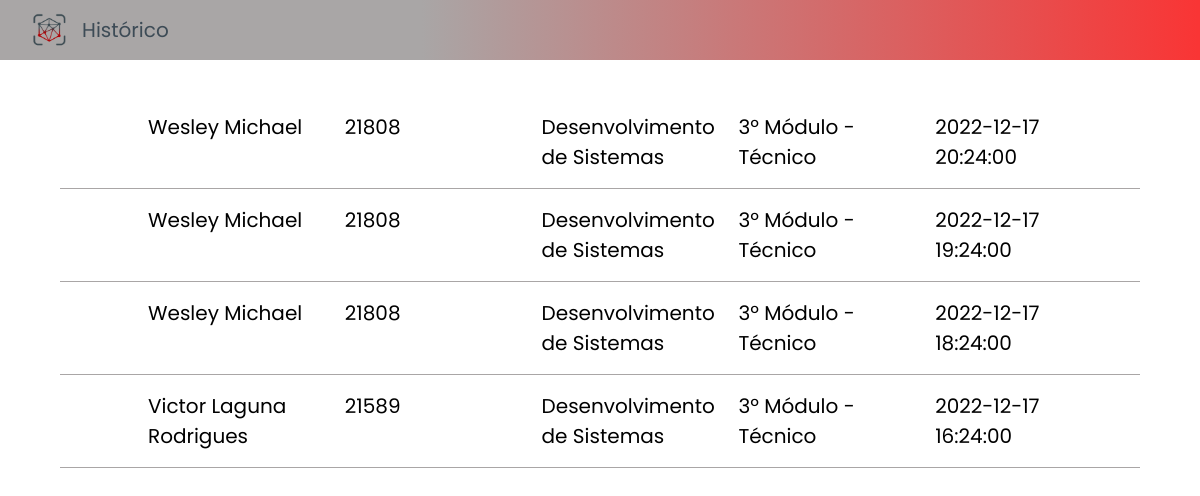
Screenshot of /view/registroFaceid.php (signed in) with the database file from the repository.
### tables this page shows
create table registro (
    rm int not null,
    entradaSaida datetime not null,
    foreign key(rm) references CadastroAluno(rm)
);

create table CadastroAluno(
    nome varchar(140) not null,
    rm int(5) not null primary key check (rm > 0 and rm <= 99999 or rm = 1 ),
    email varchar(100) not null unique key,
    curso varchar(50) not null,
    periodo varchar(50) not null,
    status varchar(10) not null default 'Ativo'
);

### model/DAO/RegistroDAO.php (called while the page is built, shortened)
<?php
class RegistroDAO{
    function pegarTodosRegistros(){
        $pdo = conectar();
        $resul = $pdo->query("select cadastroaluno.nome, cadastroaluno.rm, cadastroaluno.curso, cadastroaluno.periodo, registro.entradaSaida from CadastroAluno inner join registro on cadastroaluno.rm = registro.rm order by registro.entradaSaida Desc limit 500 ;");
        return ($resul);
    }
}

### model/Registros.php (called while the page is built, shortened)
<?php
include_once('DAO/RegistroDAO.php');
class Registro {
    function pegarTodosRegistros(){
        $registroDAO = new RegistroDAO();
        $res = $registroDAO->pegarTodosRegistros();
        return $res;
    }
}

### controller/RegistroController.php (the view, shortened to what this page needs)
<?php
    include('../model/Registros.php');
    class RegistroController {
        function pegarTodosRegistros(){
            $registro = new Registro();
            return $registro->pegarTodosRegistros();
        }
        function lista(){
            $lista = $this->pegarTodosRegistros();
            $a = $lista ->fetchAll(PDO::FETCH_NUM);
            foreach($a as $itens){
                echo
                '<li class="registro">
                    <div class="nome">'. $itens[0] .'</div>
                    <div class="rm">'. $itens[1] .'</div>
                    <div class="periodo">'. $itens[2] .'</div>
                    <div class="curso">'. $itens[3] .'</div>
                    <div class="entradaSaida">'. $itens[4] .'</div>
                </li>';
            }
        }
    }

### view/registroFaceid.php (shortened to what this page needs)
<?php
    include ('../Controller/RegistroController.php');
    $registroController = new RegistroController();
?>
<!DOCTYPE html>
<html lang="en">
<head>
    <link rel="stylesheet" href="../assets/css/variaveis.css">
    <link rel="stylesheet" href="../assets/css/corpo.css">
    <link rel="stylesheet" href="../assets/css/header-cadastro.css">
    <link rel="stylesheet" href="../assets/css/historico.css">
    <link rel="stylesheet" href="../assets/fontes/PTSans-Regular.ttf">
</head>
<body>
    <header class="header-cadastro">
        <img src="../assets/imagens/logo_icon.png" alt="Logo Sistema Face ID" class="header-cadastro__image">
        <h1 class="header__title">Histórico</h1>
    </header>
    <main id="registroMain">
        <ol id="historico">
            <?php
                $registroController ->lista();
            ?>
        </ol>
    </main>
</body>
</html>

### assets/css/variaveis.css (style rules this page uses)
:root { --cor-fundo:#D6D4E2; --vermelho:#F93535; --cor-botao-escuro:#3D4B56; --cor-fundo-icons:#A9A6A6; --cor-fundo-container:#7A7A7A; --fonte:'Poppins', sans-serif; }

### assets/css/corpo.css (style rules this page uses)
* { padding: 0; margin: 0; text-decoration: none; border: 0; border: none; box-sizing: border-box; font-family: var(--fonte); }
body { height: 100vh; }

### assets/css/header-cadastro.css (style rules this page uses)
.header-cadastro { background: linear-gradient(269.56deg, #F93535 0.25%, #A9A6A6 64.85%); width: 100%; height: 60px; position: relative; margin-bottom: 1rem; display: flex; align-items: center; padding: 0 2rem; gap: 1rem; }
.header-cadastro__image { width: 3%; }
.header__title { font-size: 20px; font-family: var(--fonte); font-weight: 400; color: var(--cor-botao-escuro); }

### assets/css/historico.css (style rules this page uses)
body { overflow-x: hidden; }
#registroMain { margin: 20px auto; width: 90vw; }
#historico { display: flex; flex-direction: column ; justify-content: center; padding:1rem 0; }
.registro { list-style: none; display: grid; grid-template-columns: repeat(5, 20%); gap: 0 1rem; border-bottom: 1px solid #A9A6A6; padding: 1rem 5.5rem; font-family: 'PT Sans', sans-serif; font-weight: 400; font-size: 20px ; }

### rows the page displays
registro: rm.nome "Wesley Michael", rm.rm "21808", rm.curso "Desenvolvimento de Sistemas", rm.periodo "3º Módulo - Técnico", entradaSaida "2022-12-17 20:24:00"
registro: rm.nome "Wesley Michael", rm.rm "21808", rm.curso "Desenvolvimento de Sistemas", rm.periodo "3º Módulo - Técnico", entradaSaida "2022-12-17 19:24:00"
registro: rm.nome "Wesley Michael", rm.rm "21808", rm.curso "Desenvolvimento de Sistemas", rm.periodo "3º Módulo - Técnico", entradaSaida "2022-12-17 18:24:00"
registro: rm.nome "Victor Laguna Rodrigues", rm.rm "21589", rm.curso "Desenvolvimento de Sistemas", rm.periodo "3º Módulo - Técnico", entradaSaida "2022-12-17 16:24:00"
